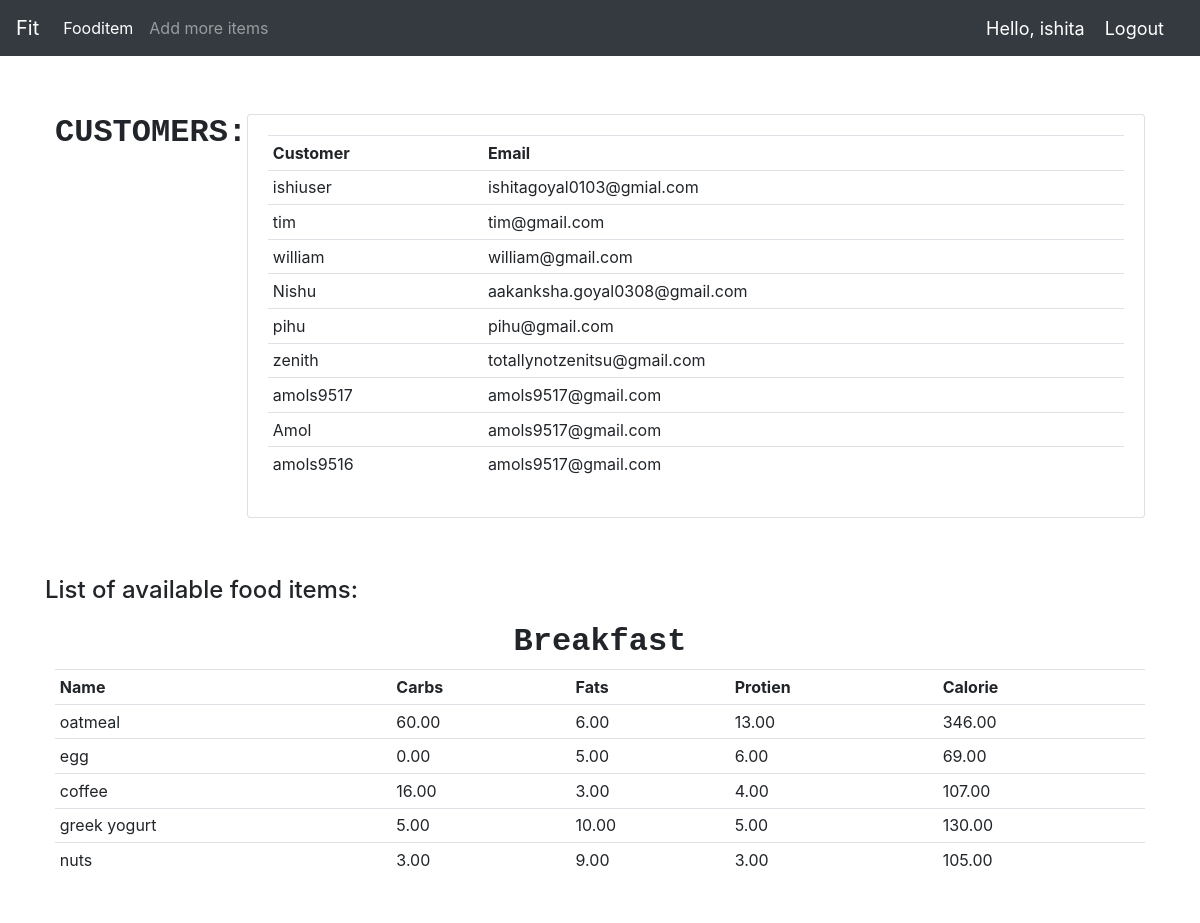
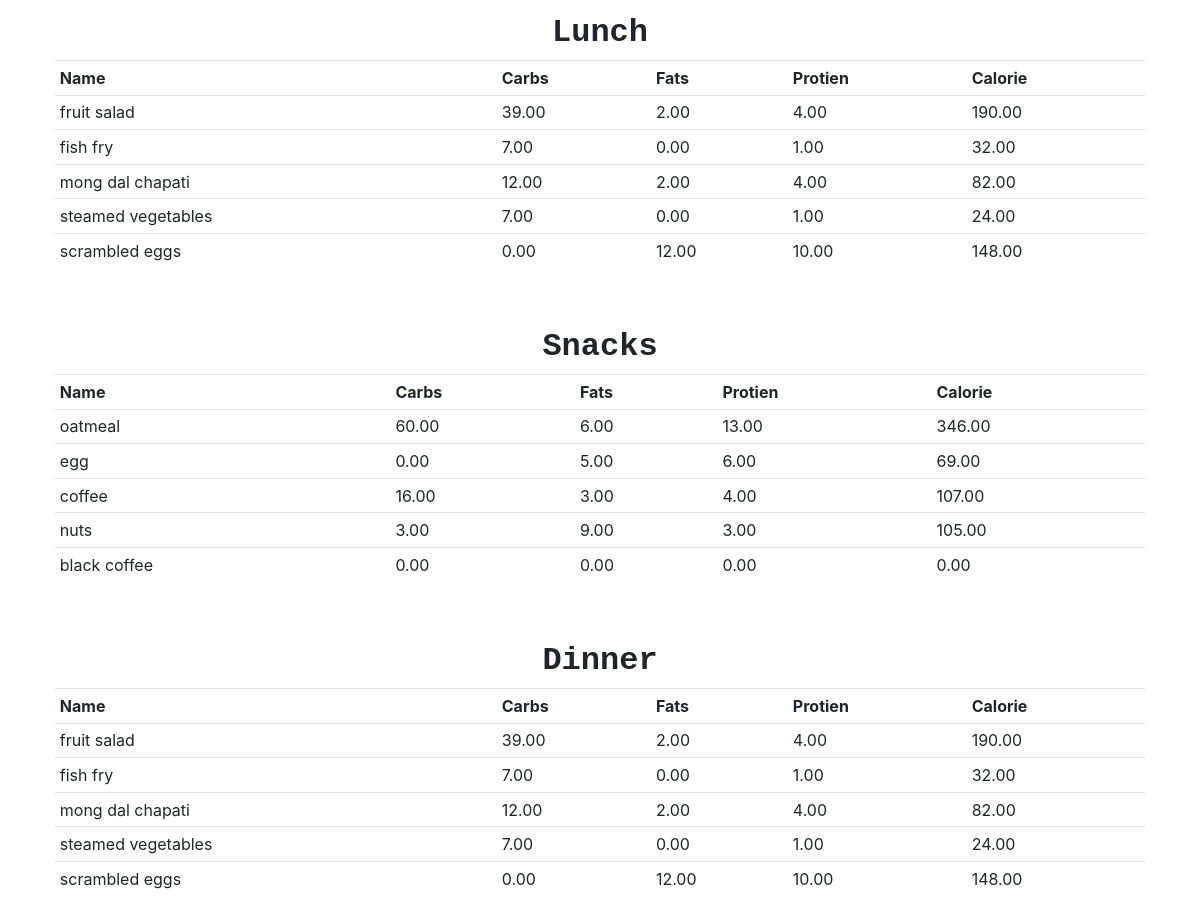
The app's page / (signed in) with its own data (2 pictures, top to bottom).
### Fityfeed/models.py (models this page shows, shortened)
class Customer(models.Model):
    user = models.OneToOneField(User, null=True, on_delete=models.CASCADE)
    name=models.CharField(max_length=200,null=True)
    email=models.CharField(max_length=200,null=True)
    date_created=models.DateTimeField(auto_now_add=True,null=True)

class Fooditem(models.Model):
    name = models.CharField(max_length=200)
    category = models.ManyToManyField(Category)
    carbohydrate = models.DecimalField(max_digits=5,decimal_places=2,default=0)
    fats = models.DecimalField(max_digits=5,decimal_places=2,default=0)
    protein = models.DecimalField(max_digits=5,decimal_places=2,default=0)
    calorie=models.DecimalField(max_digits=5,decimal_places=2,default=0,blank=True)
    quantity = models.IntegerField(default=1,null=True,blank=True)

### Fityfeed/decorators.py (the view)
    def wrapper_func(request,*args,**kwargs):
        group=None
        if request.user.groups.exists():
            group=request.user.groups.all()[0].name
        if group=='user':
            return redirect('userPage')
        if group=='admin':
            return view_func(request,*args,**kwargs)

### Fityfeed/views.py (called while the page is built)
@login_required(login_url='login')
@admin_only
def home(request):
    breakfast=Category.objects.filter(name='breakfast')[0].fooditem_set.all()[:5]
    lunch=Category.objects.filter(name='lunch')[0].fooditem_set.all()[:5]
    dinner=Category.objects.filter(name='dinner')[0].fooditem_set.all()[:5]
    snacks=Category.objects.filter(name='snacks')[0].fooditem_set.all()[:5]
    customers=Customer.objects.all()
    context={'breakfast':breakfast,
              'lunch':lunch,
              'dinner':dinner,
              'snacks':snacks,
              'customers':customers,
            }
    return render(request,'main.html',context)

### Fityfeed/templates/main.html (shortened to what this page needs)
{% load static %}
<!DOCTYPE html>
<html lang="en">
<head>
    <link rel="stylesheet" href="https://stackpath.bootstrapcdn.com/bootstrap/4.5.0/css/bootstrap.min.css"0>
    <link rel="stylesheet" href="{% static 'css/main.css' %}">
</head>
<body>
    {% include 'navbar.html' %}
    <br>
    <br>
    <div class="container">
    {% block content %}
        <div class="flex-box-row">
            <h5 id="heading">CUSTOMERS:</h5>
            <br>
            <br>
            <div class="card card-body">
               <table class="table table-sm">
                    <tr>
                        <th>Customer</th>
                        <th>Email</th>
                    </tr>
                    {% for cust in customers %}
                    <tr>
                        <td>{{cust.name}} </td>
                        <td> {{cust.email}} </td>
                    </tr>
                    {% endfor %}
                </table>
            </div>
        </div>
        <br><br>
    <h4>List of available food items:</h4>
        <div class="flex-box-row">
            <h5 id="heading">Breakfast</h5>
               <table class="table table-sm">
                    <tr>
                        <th>Name</th>
                        <th>Carbs</th>
                        <th>Fats</th>
                        <th>Protien</th>
                        <th>Calorie</th>
                    </tr>
                   {% for items in breakfast %}
                    <tr>
                        <td>{{items.name}} </td>
                        <td>{{items.carbohydrate}} </td>
                        <td>{{items.fats}} </td>
                        <td>{{items.protein}} </td>
                        <td>{{items.calorie}} </td>
                        </tr>
                    {% endfor %}
                </table>
        </div>
<br>
        <div class="flex-box-row">
            <h5 id="heading">Lunch</h5>
             <table class="table table-sm">
                    <tr>
                        <th>Name</th>
                        <th>Carbs</th>
                        <th>Fats</th>
                        <th>Protien</th>
                        <th>Calorie</th>
                    </tr>
                   {% for items in lunch %}
                    <tr>
                        <td>{{items.name}} </td>
                        <td>{{items.carbohydrate}} </td>
                        <td>{{items.fats}} </td>
                        <td>{{items.protein}} </td>
                        <td>{{items.calorie}} </td>
                        </tr>
                    {% endfor %}
                </table>
        </div>
        <br>
        <div class="flex-box-row">
            <h5 id="heading">Snacks</h5>
                <table class="table table-sm">
                    <tr>
                        <th>Name</th>
                        <th>Carbs</th>
                        <th>Fats</th>
                        <th>Protien</th>
                        <th>Calorie</th>
                    </tr>
                   {% for items in snacks %}
                    <tr>
                        <td>{{items.name}} </td>
                        <td>{{items.carbohydrate}} </td>
                        <td>{{items.fats}} </td>
                        <td>{{items.protein}} </td>
                        <td>{{items.calorie}} </td>
                        </tr>
                    {% endfor %}
                </table>
        </div>
        <br>
        <div class="flex-box-row">
            <h5 id="heading">Dinner</h5>
                <table class="table table-sm">
                    <tr>
                        <th>Name</th>
                        <th>Carbs</th>
                        <th>Fats</th>
                        <th>Protien</th>
                        <th>Calorie</th>
                    </tr>
                   {% for items in dinner %}
                    <tr>
                        <td>{{items.name}} </td>
                        <td>{{items.carbohydrate}} </td>
                        <td>{{items.fats}} </td>
                        <td>{{items.protein}} </td>
                        <td>{{items.calorie}} </td>
                        </tr>
                    {% endfor %}
                </table>
        </div>
<br>
    {% endblock %}
    </div>
</body>
</html>

### Fityfeed/templates/navbar.html (shortened to what this page needs)
{% load static%}
<nav class="navbar navbar-expand-lg navbar-dark bg-dark">
    <a class="navbar-brand" href="{% url 'home' %}">Fit</a>
    <div class="collapse navbar-collapse" id="navbarSupportedContent">
    {% if request.user.is_staff %}
      <ul class="navbar-nav mr-auto">
        <li class="nav-item active">
          <a class="nav-link" href="{% url 'fooditem' %}">Fooditem<span class="sr-only">(current)</span></a>
        </li>
        <li class="nav-item">
          <a class="nav-link" href="{% url 'createfooditem' %}">Add more items</a>
        </li>
      </ul>
    {% endif %}
    </div>
    <span class="hello-msg">Hello, {{request.user}}</span>
    <span ><a  class="hello-msg" href="{% url 'logout' %}">Logout</a></span>
  </nav>

### static/css/main.css (style rules this page uses)
.flex-box-row { display:flex; padding : 10px; flex-wrap: wrap; justify-content: space-around; }
#heading { text-shadow: antiquewhite; font-family: 'Courier New', Courier, monospace; font-weight: 550; font-size: xx-large; text-align: left; }

### Fityfeed/templates/navbar.html (style rules this page uses)
.hello-msg { font-size: 18px; color: #fff; margin-right: 20px; }

### records on screen
Customer: name "ishiuser", email "ishitagoyal0103@gmial.com"
Customer: name "tim", email "tim@gmail.com"
Customer: name "william", email "william@gmail.com"
Customer: name "Nishu", email "aakanksha.goyal0308@gmail.com"
Customer: name "pihu", email "pihu@gmail.com"
Customer: name "zenith", email "totallynotzenitsu@gmail.com"
Customer: name "amols9517", email "amols9517@gmail.com"
Customer: name "Amol", email "amols9517@gmail.com"
Customer: name "amols9516", email "amols9517@gmail.com"
Fooditem: name "oatmeal", carbohydrate "60.00", fats "6.00", protein "13.00", calorie "346.00"
Fooditem: name "egg", carbohydrate "0.00", fats "5.00", protein "6.00", calorie "69.00"
Fooditem: name "coffee", carbohydrate "16.00", fats "3.00", protein "4.00", calorie "107.00"
Fooditem: name "greek yogurt", carbohydrate "5.00", fats "10.00", protein "5.00", calorie "130.00"
Fooditem: name "nuts", carbohydrate "3.00", fats "9.00", protein "3.00", calorie "105.00"
Fooditem: name "fruit salad", carbohydrate "39.00", fats "2.00", protein "4.00", calorie "190.00"
Fooditem: name "fish fry", carbohydrate "7.00", fats "0.00", protein "1.00", calorie "32.00"
Fooditem: name "mong dal chapati", carbohydrate "12.00", fats "2.00", protein "4.00", calorie "82.00"
Fooditem: name "steamed vegetables", carbohydrate "7.00", fats "0.00", protein "1.00", calorie "24.00"
Fooditem: name "scrambled eggs", carbohydrate "0.00", fats "12.00", protein "10.00", calorie "148.00"
Fooditem: name "black coffee", carbohydrate "0.00", fats "0.00", protein "0.00", calorie "0.00"

### other values on screen
{{ request.user }} "ishita"
